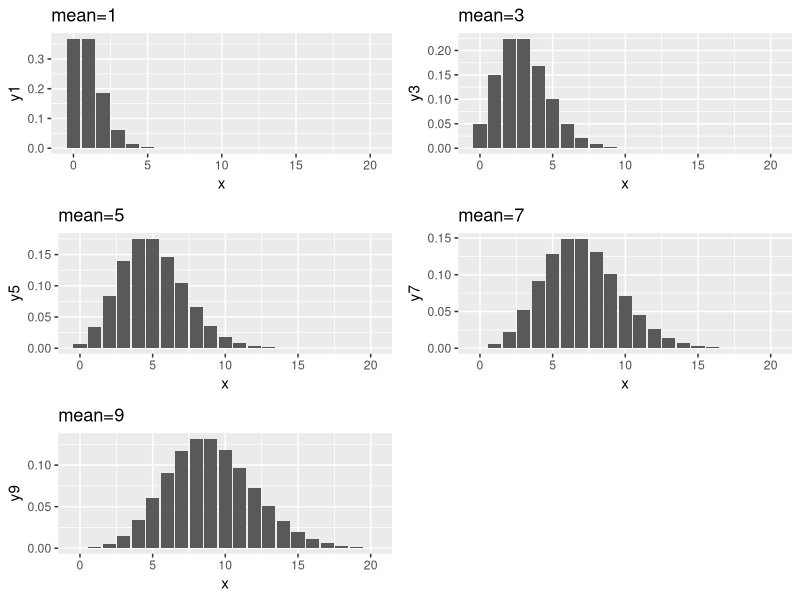
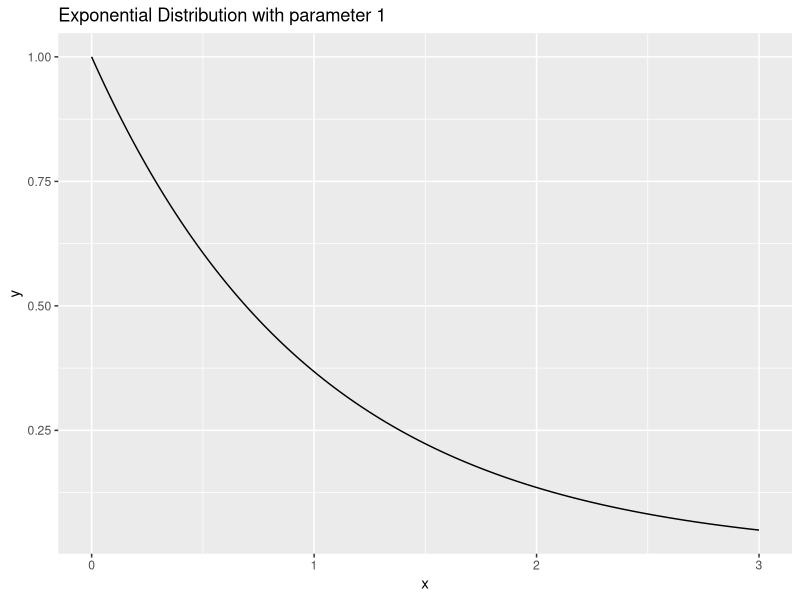
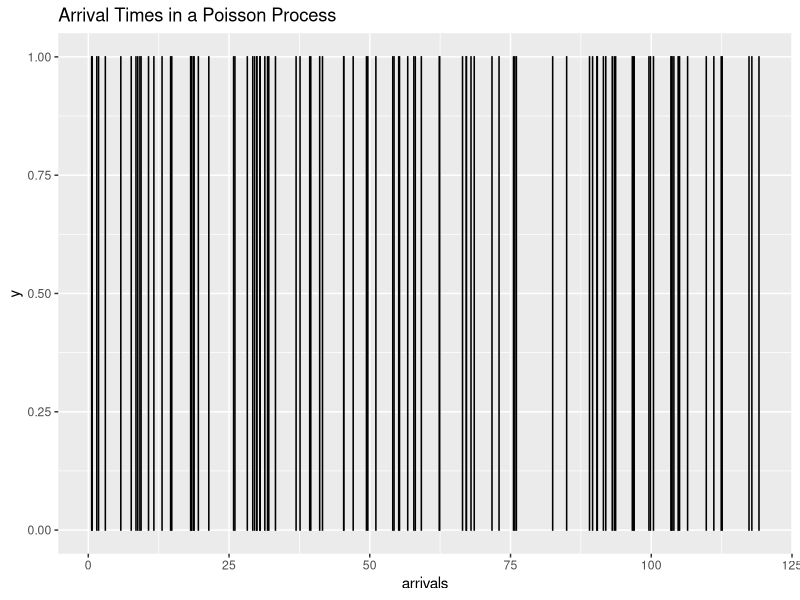

Recreate these plots in R, in order.
## ---- chunk 1
#| echo: false
#|
library(ggplot2)
library(dplyr)
library(gridExtra)

## ---- chunk 2
pdata <- tibble(
    x = seq(0, 20),
)
plts <- list()
i <- 1

for (n in seq(1, 10, 2)) {
    cname <- paste0("y", n)
    pdata <- pdata |> mutate({{ cname }} := dpois(`x`, n))
}

p1 <- ggplot(data = pdata, aes(x = x)) +
    geom_col(aes(y = y1)) +
    ggtitle("mean=1")
p3 <- ggplot(data = pdata, aes(x = x)) +
    geom_col(aes(y = y3)) +
    ggtitle("mean=3")
p5 <- ggplot(data = pdata, aes(x = x)) +
    geom_col(aes(y = y5)) +
    ggtitle("mean=5")
p7 <- ggplot(data = pdata, aes(x = x)) +
    geom_col(aes(y = y7)) +
    ggtitle("mean=7")
p9 <- ggplot(data = pdata, aes(x = x)) +
    geom_col(aes(y = y9)) +
    ggtitle("mean=9")
grid.arrange(p1, p3, p5, p7, p9)
## ---- chunk 3
x <- seq(0, 3, .01)
y <- dexp(x, 1)
ggplot() +
    geom_line(aes(x = x, y = y)) +
    ggtitle("Exponential Distribution with parameter 1")
## ---- chunk 4
#| warning: false
t <- rexp(100, 1)
arrivals <- cumsum(t)
ggplot() +
    geom_col(aes(x = arrivals, y = 1), width = .015, color = "black") +
    ggtitle("Arrival Times in a Poisson Process")
## ---- chunk 5
sum(arrivals < 25)
sum(arrivals < 50)
sum(arrivals > 25 & arrivals < 50)
